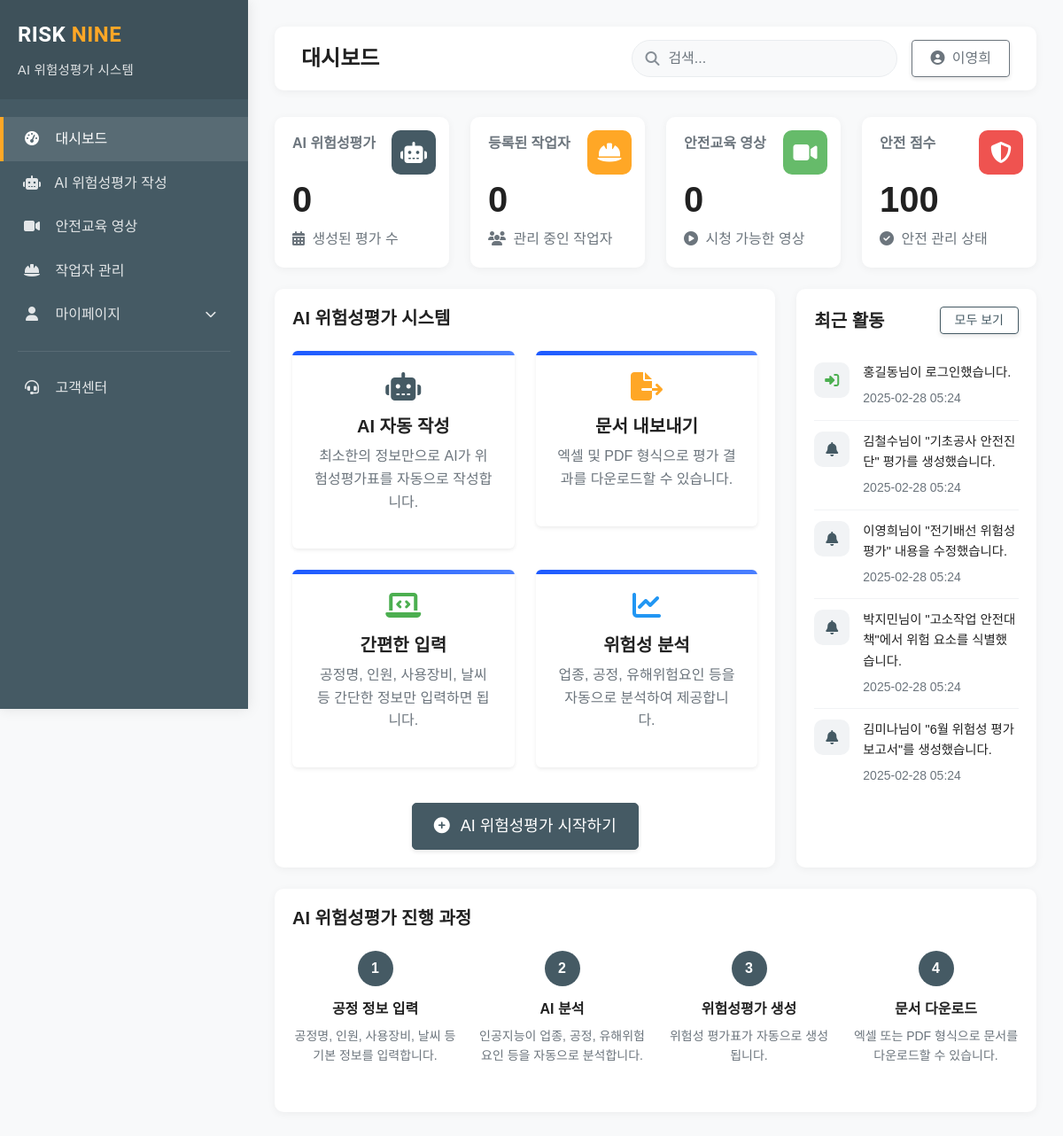
Screenshot of /dashboard/ (signed in) with the database file from the repository.
### tables this page shows
CREATE TABLE activities (
    id INT AUTO_INCREMENT PRIMARY KEY,
    user_id INT NOT NULL,
    activity_type ENUM(
        'login', 'logout', 'create_assessment', 'update_assessment', 'complete_assessment',
        'create_report', 'update_report', 'download_report', 'identify_risk',
        'update_risk', 'resolve_risk', 'share_report', 'ai_analysis', 'comment'
    ) NOT NULL,
    description TEXT NOT NULL,
    related_id INT,  
    related_type VARCHAR(50),  
    ip_address VARCHAR(45),
    created_at TIMESTAMP DEFAULT CURRENT_TIMESTAMP,
    FOREIGN KEY (user_id) REFERENCES users(id) ON DELETE CASCADE
);

### includes/activity.php (called while the page is built, shortened)
<?php
require_once 'config.php';
require_once 'database.php';
class Activity {
    private $db;
    public function __construct() {
        $this->db = new Database();
    }
    public function getRecentActivities($limit = 10) {
        $sql = "SELECT a.*, u.username, u.full_name, u.department
                FROM activities a
                JOIN users u ON a.user_id = u.id
                ORDER BY a.created_at DESC
                LIMIT " . (int)$limit;
        $result = $this->db->query($sql);
        return $this->db->resultToArray($result);
    }
}
?>

### includes/database.php (called while the page is built, shortened)
<?php
class Database {
    private $mysqli;
    public function __construct() {
        global $mysqli;
        $this->mysqli = $mysqli;
    }
    public function query($sql) {
        return $this->mysqli->query($sql);
    }
    public function resultToArray($result) {
        $array = [];
        if ($result && $result->num_rows > 0) {
            while ($row = $result->fetch_assoc()) {
                $array[] = $row;
            }
        }
        return $array;
    }
}
?>

### includes/config.php (called while the page is built, shortened)
<?php
function escapeOutput($output) {
    return htmlspecialchars($output, ENT_QUOTES, 'UTF-8');
}
?>

### dashboard/index.php (the view, shortened to what this page needs)
<?php
include '../includes/config.php';
include '../includes/activity.php';
$activity = new Activity();
$recentActivities = $activity->getRecentActivities(5);
?>
<!DOCTYPE html>
<html lang="ko">
<head>
    <link rel="stylesheet" href="https://cdn.jsdelivr.net/npm/bootstrap@5.2.3/dist/css/bootstrap.min.css">
    <link rel="stylesheet" href="https://cdnjs.cloudflare.com/ajax/libs/font-awesome/6.1.1/css/all.min.css">
    <link rel="stylesheet" href="../assets/css/style.css">
</head>
<body>
    <div class="sidebar-container" id="sidebar">
        <div class="sidebar-header">
            <a href="../index.php" class="d-block">
                <span class="brand-logo"><span class="risk">RISK</span> <span class="nine">NINE</span></span>
            </a>
            <div class="mt-2">
                <span class="brand-tagline">AI 위험성평가 시스템</span>
            </div>
        </div>
        <div class="sidebar-menu">
            <a href="index.php" class="sidebar-item active">
                <i class="fas fa-tachometer-alt"></i> 대시보드
            </a>
            <a href="ai_assessment.php" class="sidebar-item">
                <i class="fas fa-robot"></i> AI 위험성평가 작성
            </a>
            <a href="safety_videos.php" class="sidebar-item">
                <i class="fas fa-video"></i> 안전교육 영상
            </a>
            <a href="workers.php" class="sidebar-item">
                <i class="fas fa-hard-hat"></i> 작업자 관리
            </a>
            <div class="sidebar-dropdown">
                <a href="#" class="sidebar-item d-flex justify-content-between align-items-center" data-bs-toggle="collapse" data-bs-target="#myPageSubmenu">
                    <span><i class="fas fa-user"></i> 마이페이지</span>
                    <i class="fas fa-chevron-down sidebar-dropdown-icon"></i>
                </a>
            </div>
            <div class="sidebar-divider my-3"></div>
            <a href="customer_support.php" class="sidebar-item">
                <i class="fas fa-headset"></i> 고객센터
            </a>
        </div>
    </div>
    <div class="main-content" id="main-content">
        <div class="navbar-container">
            <div class="navbar-content">
                <div class="d-flex align-items-center">
                    <h4 class="mb-0">대시보드</h4>
                </div>
                <div class="d-flex align-items-center">
                    <div class="nav-search me-3">
                        <i class="fas fa-search"></i>
                        <input type="text" class="form-control" placeholder="검색..." id="dashboardSearch">
                    </div>
                    <div class="dropdown">
                        <button class="btn btn-outline-secondary dropdown-toggle" type="button" id="userMenu" data-bs-toggle="dropdown" aria-expanded="false">
                            <i class="fas fa-user-circle me-1"></i> <?php echo $_SESSION["username"]; ?>
                        </button>
                    </div>
                </div>
            </div>
        </div>
        <div class="row g-4 mb-4">
            <div class="col-xl-3 col-md-6">
                <div class="stats-card">
                    <div class="stats-icon" style="background-color: var(--primary-color);">
                        <i class="fas fa-robot"></i>
                    </div>
                    <h6 class="text-muted mb-1">AI 위험성평가</h6>
                    <div class="stats-number">0</div>
                    <p class="text-muted mb-0">
                        <i class="fas fa-calendar-alt me-1"></i> 생성된 평가 수
                    </p>
                </div>
            </div>
            <div class="col-xl-3 col-md-6">
                <div class="stats-card">
                    <div class="stats-icon" style="background-color: #ffa726;">
                        <i class="fas fa-hard-hat"></i>
                    </div>
                    <h6 class="text-muted mb-1">등록된 작업자</h6>
                    <div class="stats-number">0</div>
                    <p class="text-muted mb-0">
                        <i class="fas fa-users me-1"></i> 관리 중인 작업자
                    </p>
                </div>
            </div>
            <div class="col-xl-3 col-md-6">
                <div class="stats-card">
                    <div class="stats-icon" style="background-color: #66bb6a;">
                        <i class="fas fa-video"></i>
                    </div>
                    <h6 class="text-muted mb-1">안전교육 영상</h6>
                    <div class="stats-number">0</div>
                    <p class="text-muted mb-0">
                        <i class="fas fa-play-circle me-1"></i> 시청 가능한 영상
                    </p>
                </div>
            </div>
            <div class="col-xl-3 col-md-6">
                <div class="stats-card">
                    <div class="stats-icon" style="background-color: #ef5350;">
                        <i class="fas fa-shield-alt"></i>
                    </div>
                    <h6 class="text-muted mb-1">안전 점수</h6>
                    <div class="stats-number">100</div>
                    <p class="text-muted mb-0">
                        <i class="fas fa-check-circle me-1"></i> 안전 관리 상태
                    </p>
                </div>
            </div>
        </div>
        <div class="row g-4 mb-4">
            <div class="col-lg-8">
                <div class="chart-container" style="height: auto;">
                    <h5 class="mb-4">AI 위험성평가 시스템</h5>
                    <div class="row">
                        <div class="col-md-6 mb-4">
                            <div class="feature-card p-4 rounded shadow-sm text-center">
                                <i class="fas fa-robot mb-3" style="font-size: 2rem; color: var(--primary-color);"></i>
                                <h5>AI 자동 작성</h5>
                                <p class="text-muted">최소한의 정보만으로 AI가 위험성평가표를 자동으로 작성합니다.</p>
                            </div>
                        </div>
                        <div class="col-md-6 mb-4">
                            <div class="feature-card p-4 rounded shadow-sm text-center">
                                <i class="fas fa-file-export mb-3" style="font-size: 2rem; color: var(--accent-color);"></i>
                                <h5>문서 내보내기</h5>
                                <p class="text-muted">엑셀 및 PDF 형식으로 평가 결과를 다운로드할 수 있습니다.</p>
                            </div>
                        </div>
                        <div class="col-md-6 mb-4">
                            <div class="feature-card p-4 rounded shadow-sm text-center">
                                <i class="fas fa-laptop-code mb-3" style="font-size: 2rem; color: #4CAF50;"></i>
                                <h5>간편한 입력</h5>
                                <p class="text-muted">공정명, 인원, 사용장비, 날씨 등 간단한 정보만 입력하면 됩니다.</p>
                            </div>
                        </div>
                        <div class="col-md-6 mb-4">
                            <div class="feature-card p-4 rounded shadow-sm text-center">
                                <i class="fas fa-chart-line mb-3" style="font-size: 2rem; color: #2196F3;"></i>
                                <h5>위험성 분석</h5>
                                <p class="text-muted">업종, 공정, 유해위험요인 등을 자동으로 분석하여 제공합니다.</p>
                            </div>
                        </div>
                    </div>
                    <div class="text-center mt-3">
                        <a href="ai_assessment.php" class="btn btn-primary btn-lg">
                            <i class="fas fa-plus-circle me-2"></i> AI 위험성평가 시작하기
                        </a>
                    </div>
                </div>
            </div>
            <div class="col-lg-4">
                <div class="activity-container">
                    <div class="activity-header">
                        <h5 class="mb-0">최근 활동</h5>
                        <a href="activities.php" class="btn btn-sm btn-outline-primary">모두 보기</a>
                    </div>
                    <?php if(count($recentActivities) > 0): ?>
                        <?php foreach($recentActivities as $activity): ?>
                            <div class="activity-item">
                                <div class="activity-icon">
                                    <?php
                                    $iconClass = 'fa-bell';
                                    $iconColor = 'var(--primary-color)';
                                    switch($activity['activity_type']) {
                                        case 'login':
                                            $iconClass = 'fa-sign-in-alt';
                                            $iconColor = '#4CAF50';
                                            break;
                                    }
                                    ?>
                                    <i class="fas <?php echo $iconClass; ?>" style="color: <?php echo $iconColor; ?>;"></i>
                                </div>
                                <div class="activity-content">
                                    <p class="mb-1" style="font-size: 0.9rem;"><?php echo escapeOutput($activity['description']); ?></p>
                                    <small class="text-muted"><?php echo date('Y-m-d H:i', strtotime($activity['created_at'])); ?></small>
                                </div>
                            </div>
                        <?php endforeach; ?>
                    <?php else: ?>
                        <p class="text-center my-4 text-muted">최근 활동이 없습니다.</p>
                    <?php endif; ?>
                </div>
            </div>
        </div>
        <div class="row g-4">
            <div class="col-12">
                <div class="task-container">
                    <h5 class="mb-4">AI 위험성평가 진행 과정</h5>
                    <div class="row">
                        <div class="col-md-3 mb-3">
                            <div class="process-step text-center">
                                <div class="process-number">1</div>
                                <h6 class="mt-3">공정 정보 입력</h6>
                                <p class="text-muted small">공정명, 인원, 사용장비, 날씨 등 기본 정보를 입력합니다.</p>
                            </div>
                        </div>
                        <div class="col-md-3 mb-3">
                            <div class="process-step text-center">
                                <div class="process-number">2</div>
                                <h6 class="mt-3">AI 분석</h6>
                                <p class="text-muted small">인공지능이 업종, 공정, 유해위험요인 등을 자동으로 분석합니다.</p>
                            </div>
                        </div>
                        <div class="col-md-3 mb-3">
                            <div class="process-step text-center">
                                <div class="process-number">3</div>
                                <h6 class="mt-3">위험성평가 생성</h6>
                                <p class="text-muted small">위험성 평가표가 자동으로 생성됩니다.</p>
                            </div>
                        </div>
                        <div class="col-md-3 mb-3">
                            <div class="process-step text-center">
                                <div class="process-number">4</div>
                                <h6 class="mt-3">문서 다운로드</h6>
                                <p class="text-muted small">엑셀 또는 PDF 형식으로 문서를 다운로드할 수 있습니다.</p>
                            </div>
                        </div>
                    </div>
                </div>
            </div>
        </div>
    </div>
</body>
</html>

### assets/css/style.css (style rules this page uses)
:root { --primary-color: #455A64; --primary-dark: #37474F; --primary-light: #CFD8DC; --accent-color: #FFA726; --text-color: #212121; --text-light: #757575; --bg-light: #ECEFF1; --white: #FFFFFF; --border-color: #E0E0E0; --danger: #F44336; --success: #4CAF50; --warning: #FFC107; --info: #2196F3; --shadow: 0 2px 10px rgba(0, 0, 0, 0.1); --border-radius: 4px; --transition: all 0.3s ease; }
body { font-family: 'Noto Sans KR', 'Spoqa Han Sans', sans-serif; font-size: 16px; line-height: 1.6; color: var(--text-color); background-color: var(--white); }
a { color: var(--primary-color); text-decoration: none; transition: var(--transition); }
h1, h2, h3, h4, h5, h6 { font-weight: 700; line-height: 1.3; margin-bottom: 0.5rem; }
.btn { padding: 0.5rem 1.25rem; font-weight: 500; border-radius: var(--border-radius); transition: all 0.3s cubic-bezier(0.25, 0.8, 0.25, 1); box-shadow: 0 2px 5px rgba(0, 0, 0, 0.1); position: relative; overflow: hidden; }
.btn-primary { background-color: var(--primary-color); border-color: var(--primary-color); color: var(--white); }
.btn-outline-primary { color: var(--primary-color); border-color: var(--primary-color); }
.btn-sm { padding: 0.25rem 1rem; font-size: 0.875rem; }
.btn-lg { padding: 0.75rem 2rem; font-size: 1rem; }
.brand-logo { font-family: 'Montserrat', 'Roboto', sans-serif; font-size: 1.5rem; font-weight: 700; letter-spacing: 0.5px; }
.brand-logo .risk { color: var(--white); }
.brand-logo .nine { color: var(--accent-color); }
.brand-tagline { font-size: 0.9rem; color: rgba(255, 255, 255, 0.85); font-weight: 500; letter-spacing: 0.3px; font-family: 'Noto Sans KR', sans-serif; position: relative; display: inline-flex; align-items: center; top: 0; }
.process-step { position: relative; z-index: 1; }
.process-number { width: 40px; height: 40px; background-color: var(--primary-color); color: var(--white); border-radius: 50%; display: flex; align-items: center; justify-content: center; font-weight: 700; margin: 0 auto 1rem; }
.form-control { border-radius: var(--border-radius); border: 1px solid var(--border-color); padding: 0.5rem 1rem; font-size: 1rem; transition: var(--transition); }
.feature-card { padding: 2rem; transition: all 0.3s ease; border-radius: 1rem; overflow: hidden; position: relative; }
.feature-card:before { content: ''; position: absolute; top: 0; left: 0; width: 100%; height: 0.3rem; background: linear-gradient(90deg, #1d5aff, #4a7fff); transition: all 0.3s ease; }
.btn-lg { padding: 0.75rem 1.5rem; font-size: 1.125rem; border-radius: 5px; font-weight: 500; }
.btn i { margin-right: 0.25rem; }
.btn::after { content: ''; position: absolute; top: 50%; left: 50%; width: 5px; height: 5px; background: rgba(255, 255, 255, 0.5); opacity: 0; border-radius: 100%; transform: scale(1, 1) translate(-50%, -50%); transform-origin: 50% 50%; }

### rows the page displays
activities: description "홍길동님이 로그인했습니다.", created_at "2025-02-28 05:24"
activities: description "김철수님이 \"기초공사 안전진단\" 평가를 생성했습니다.", created_at "2025-02-28 05:24"
activities: description "이영희님이 \"전기배선 위험성평가\" 내용을 수정했습니다.", created_at "2025-02-28 05:24"
activities: description "박지민님이 \"고소작업 안전대책\"에서 위험 요소를 식별했습니다.", created_at "2025-02-28 05:24"
activities: description "김미나님이 \"6월 위험성 평가 보고서\"를 생성했습니다.", created_at "2025-02-28 05:24"

### other values shown
$_SESSION["username"] "이영희"
